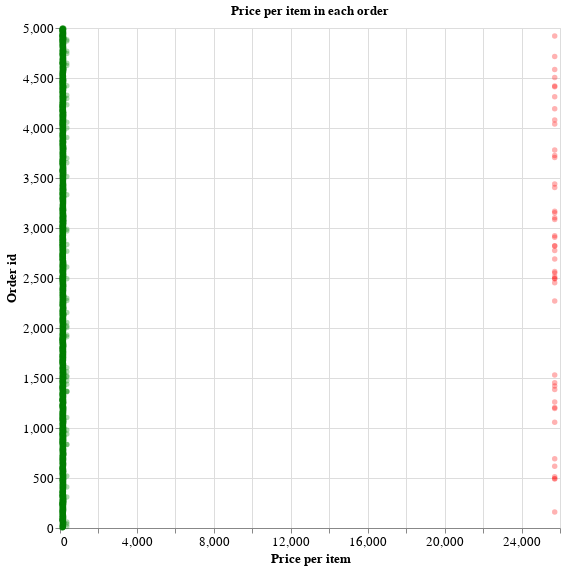

Here is the notebook cell this chart was saved with:
### Markdown cell above
##### Observations

Given that all 100 shopify shops sells only model of shoe and the shoe prices is ranging between $\$90$ - $\$169$ as indicated by min, 25%, 50%, 75% percentile values but there are shoe item in the dataset which is sold for around $\$25725$ indicated by max in the output.

The shoe item price of $25725 seems could be a data entry mistake or an actual outlier. Let's plot data to explore this.

### Code cell
# Plot price_per_item for each order
shopify_item_price_plot = (alt.Chart(shopify_dataset, title='Price per item in each order')
                              .encode(x=alt.X('price_per_item', title='Price per item'),
                                      y=alt.Y('order_id', title='Order id'),
                                      color=alt.condition(alt.datum.price_per_item > 500, alt.value('red'), alt.value('green'))
                                      ).mark_circle(opacity=0.3)
                                       .properties(height=500,
                                                   width=500)
                                       .configure_axis(
                                                    labelFontSize=13,
                                                    titleFontSize=13
                                                )
                           )

shopify_item_price_plot

### Figure 1 — Vega-Lite specification as saved in the notebook (floating-point values rounded to 4 significant figures; data arrays with more than 128 entries replaced by an {"elided": "..."} marker saying what was removed)
{"$schema": "https://vega.github.io/schema/vega-lite/v4.8.1.json", "config": {"axis": {"labelFontSize": 13, "titleFontSize": 13}, "view": {"continuousHeight": 300, "continuousWidth": 400}}, "data": {"name": "data-ee780d79e140068d9ea449126c2d0f8d"}, "datasets": {"data-ee780d79e140068d9ea449126c2d0f8d": {"elided": "5000 records"}}, "encoding": {"color": {"condition": {"test": "(datum.price_per_item > 500)", "value": "red"}, "value": "green"}, "x": {"field": "price_per_item", "title": "Price per item", "type": "quantitative"}, "y": {"field": "order_id", "title": "Order id", "type": "quantitative"}}, "height": 500, "mark": {"opacity": 0.3, "type": "circle"}, "title": "Price per item in each order", "width": 500}
